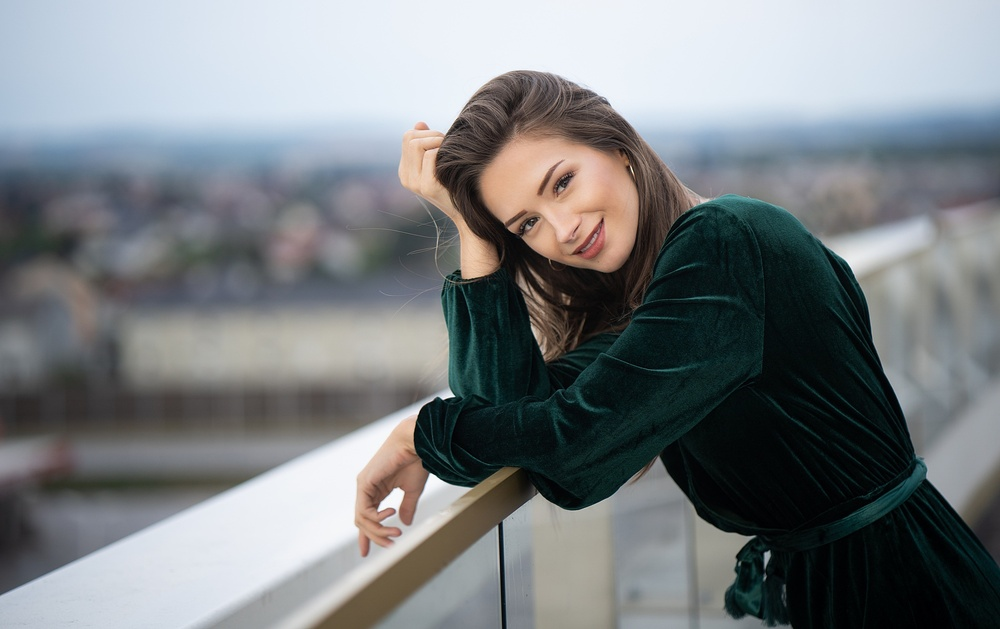
#> input picture Acmegrade_Little_Projects(Deep_Learning)/fem_Image.jpg, 1000 x 629 px, shrunk from 2048 x 1288 before the run
$ jupyter execute 'Face Detection with OpenCV.ipynb'
#> lines starting #> are read from the running program, lines starting #| are printed output that depends on the picture; after the words box and inside, x2 and y2 are one past the last pixel; in counts of white or black regions, pixels touching at a corner belong together
[cell 1]
# We will see how to perform whole face detection, eye detection and smile detection from images
# There are various algorithms that have been developed for face recognition tasks. Viola-Jones algorithm.
# It is a very simple algorithm and it can detect objects such as faces in images with very high accuracy.

[cell 2]
import cv2

[cell 3]
from matplotlib import pyplot as plt
import numpy

[cell 4]
# Detecting the whole faces

face_detector = cv2.CascadeClassifier('haarcascade_frontalface_default.xml')
img = cv2.imread('fem_Image.jpg')
#> img is the input picture: shape (629, 1000, 3); mean B, G, R 129.4, 126.8, 122.3
gray = cv2.cvtColor(img, cv2.COLOR_BGR2GRAY)
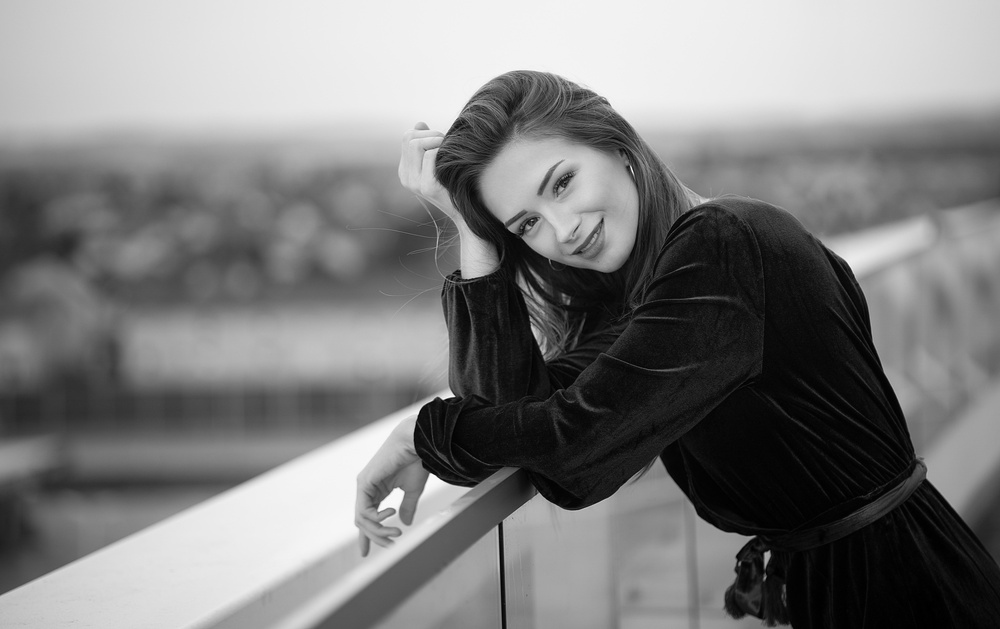
#> gray: shape (629, 1000); min 0, max 254, mean 125.7

faces = face_detector.detectMultiScale(gray)
#> faces = ()

[cell 5]
# Once the face is detected we need to create a rectangle around the face.
# To do so, we need the x and y components of the face area and the width and height of the face

for x, y, width, height in faces:
    cv2.rectangle(img, (x, y), (x + width, y + height), color=(255, 255, 255), thickness=2)
#> this loop made 0 passes


$ run again, with Acmegrade_Little_Projects(Deep_Learning)/pandas_image.jpg copied over Acmegrade_Little_Projects(Deep_Learning)/fem_Image.jpg
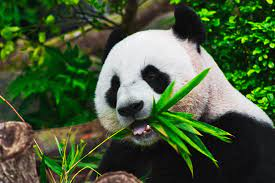
#> input picture Acmegrade_Little_Projects(Deep_Learning)/pandas_image.jpg, 275 x 183 px
#> img is the input picture: shape (183, 275, 3); mean B, G, R 56, 89.8, 69.7
#> `gray = cv2.cvtColor(img, cv2.COLOR_BGR2GRAY)`:
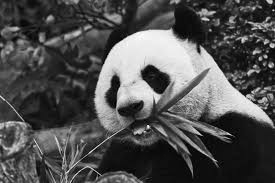
#> gray: shape (183, 275); min 0, max 255, mean 80
#> faces = ()

$ run again, with Acmegrade_Little_Projects(Deep_Learning)/dog.png saved as Acmegrade_Little_Projects(Deep_Learning)/fem_Image.jpg
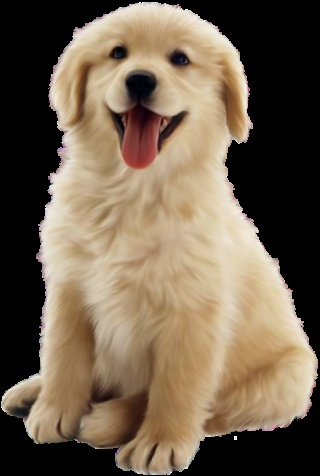
#> input picture Acmegrade_Little_Projects(Deep_Learning)/dog.png, 320 x 476 px
#> img is the input picture: shape (476, 320, 3); mean B, G, R 79.2, 98.7, 114.8
#> `gray = cv2.cvtColor(img, cv2.COLOR_BGR2GRAY)`:
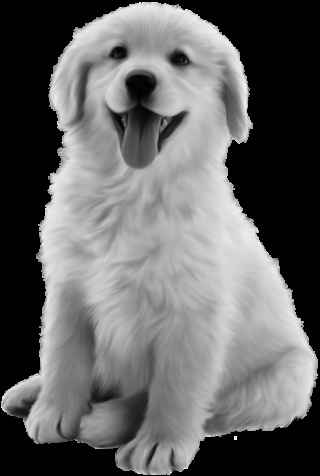
#> gray: shape (476, 320); min 0, max 255, mean 101.3
#> faces = [[99, 246, 54, 54]]
#> the loop `for x, y, width, height in faces:` made 1 pass
#> after the loop `for x, y, width, height in faces:`:
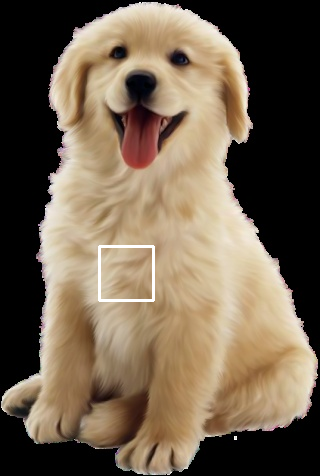
#> img: shape (476, 320, 3); 0.42% of pixels changed, all inside (x1, y1, x2, y2) = (98, 245, 155, 302)
